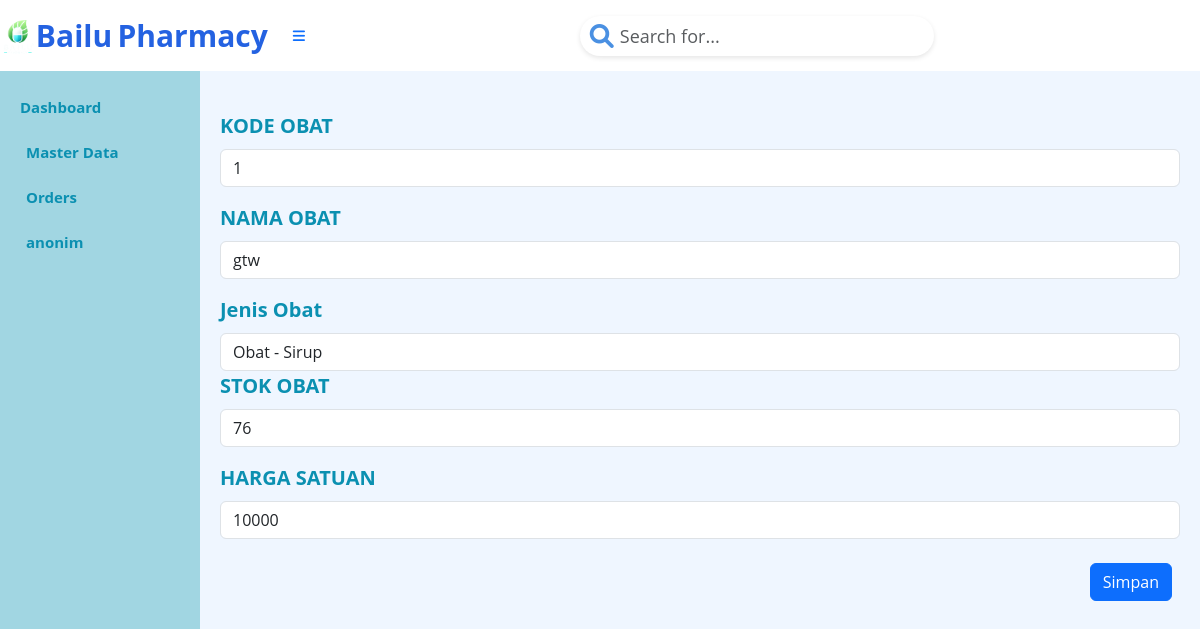
The app's page /index.php?page=obat.form&Id_Obat=1&action=edit (signed in), older data.
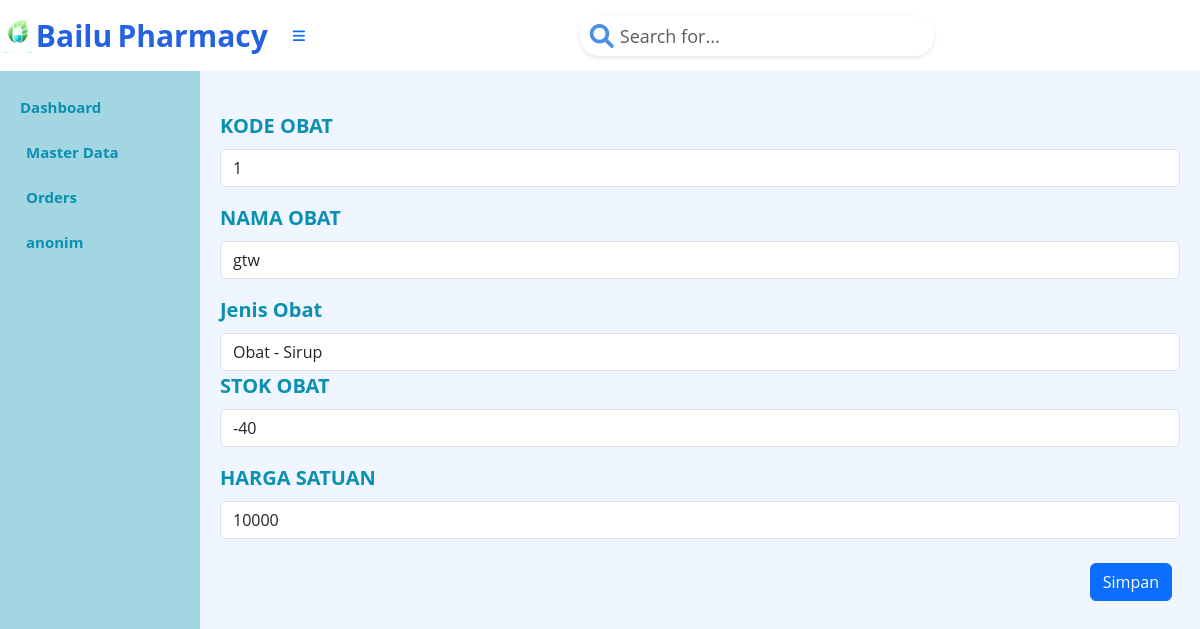
The same page, newer data.
### tables this page shows
CREATE TABLE `tb_obat` (
  `Id_Obat` int(3) NOT NULL AUTO_INCREMENT,
  `Nama_Obat` varchar(15) NOT NULL,
  `Stok_obat` int(5) NOT NULL,
  `Harga_satuan` int(8) NOT NULL,
  `Id_jenis` int(3) NOT NULL,
  PRIMARY KEY (`Id_Obat`),
  KEY `Id_jenis` (`Id_jenis`),
  CONSTRAINT `tb_obat_ibfk_1` FOREIGN KEY (`Id_jenis`) REFERENCES `tb_jenis_obat` (`Id_jenis`)
);

### obat.form.php (the view, shortened to what this page needs)
<?php
$mysqli = new mysqli("localhost", "root", "", "apotek");
$action = $_GET['action'];
$currentid = "";
$nama = "";
if ($action == "add") {
    $result = $mysqli->query("SELECT MAX(Id_Obat) AS currentid FROM tb_obat;");
    if (!$result) {
        die("Error: " . $mysqli->error);
    }
    $row = $result->fetch_assoc();
    $max_number = (int)$row['currentid'];
    $new_number = $max_number + 1;
    $currentid = $new_number;
    $nama = "";
    $jenis = "";
    $stok = "";
    $harga = "";
} else if ($action == "edit") {
    $currentid = $_GET['Id_Obat'];
    $query = "SELECT * FROM tb_obat WHERE Id_Obat = '" . $currentid . "';";
    $result = $mysqli->query($query);
    $row = $result->fetch_assoc();
    $nama = $row['Nama_Obat'];
    $jenis = $row['Id_jenis'];
    $stok = $row['Stok_obat'];
    $harga = $row['Harga_satuan'];
}
?>
<div class="col" style="padding-top: 20px;">
    <form action="obat.action.php" method="POST">
        <div class="mb-3">
            <label for="id" class="form-label">KODE OBAT</label>
            <input type="text" class="form-control" name="Id_Obat" id="NIP" placeholder="NIP" value="<?php echo $currentid; ?>">
        </div>
        <div class="mb-3">
            <label for="nama" class="form-label">NAMA OBAT</label>
            <input type="text" class="form-control" name="Nama_Obat" id="nama" placeholder="Tuliskan nama di sini" value="<?php echo $nama; ?>">
        </div>
        <div class="form-group">
            <label for="id_jenis" class="form-label">Jenis Obat</label>
            <select class="form-control" name="Id_jenis" id="Jenis_obat" placeholder="Pilih jenis obat di sini">
                <?php
                $query = "SELECT * FROM tb_jenis_obat ORDER BY Id_jenis";
                $result = mysqli_query($mysqli, $query);
                while ($hasil = mysqli_fetch_array($result)) {
                    $selected = ($hasil['Id_jenis'] == $jenis) ? "selected" : "";
                    echo "<option value='" . $hasil['Id_jenis'] . "' $selected>"
                        . $hasil['nama_jenis'] . " - " . $hasil['bentuk_obat']
                        . "</option>";
                }
                ?>
            </select>
        </div>
        <div class="mb-3">
            <label for="nama" class="form-label">STOK OBAT</label>
            <input type="text" class="form-control" name="Stok_obat" id="Stok_obat" placeholder="Tuliskan stok di sini" value="<?php echo $stok; ?>">
        </div>
        <div class="mb-3">
            <label for="nama" class="form-label">HARGA SATUAN</label>
            <input type="text" class="form-control" name="Harga_satuan" id="nama" placeholder="Tuliskan harga di sini" value="<?php echo $harga; ?>">
        </div>
        <div class="d-grid gap-2 p-2 d-md-flex justify-content-md-end">
            <button class="btn btn-primary" type="submit">Simpan</button>
        </div>
    </form>
</div>

Row changes from the older to the newer data that the page shows:
changed tb_obat "gtw": Stok_obat "76" → "-40"
